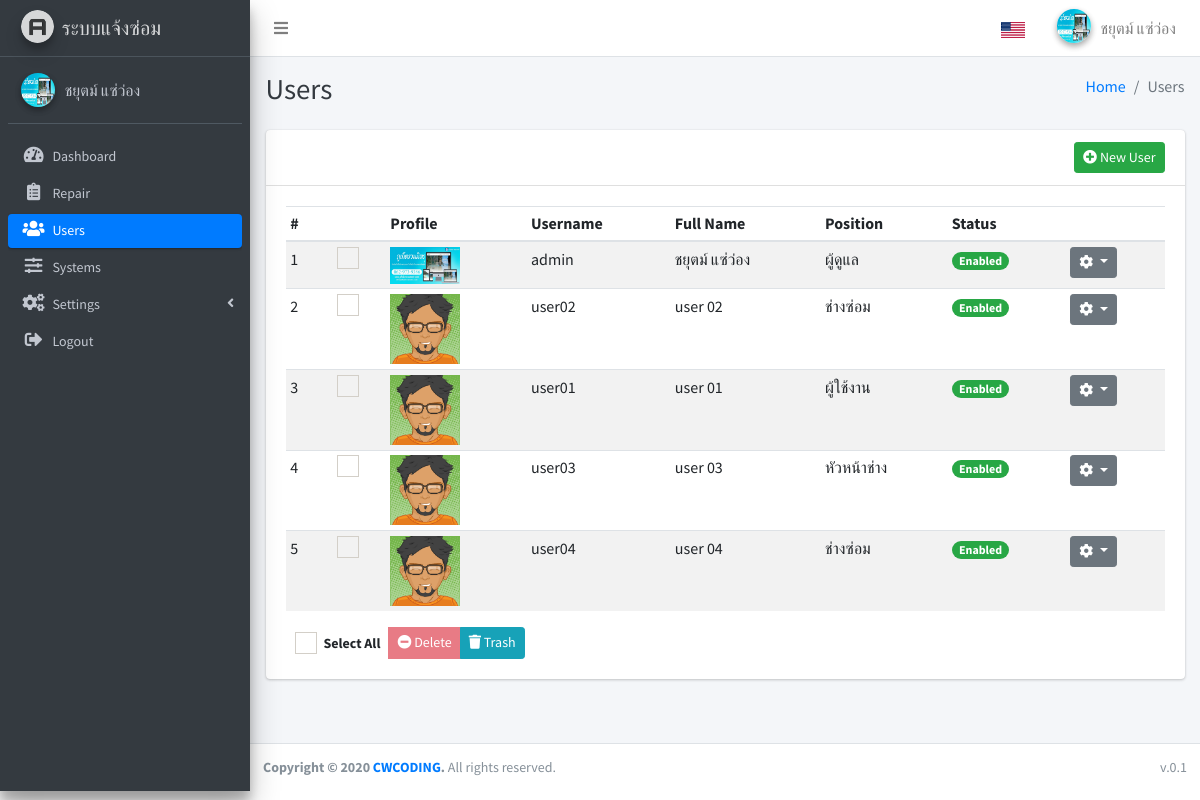
The app's page /index.php?page=users (signed in) with its own data.
### tables this page shows
CREATE TABLE `system` (
  `id` int(11) NOT NULL,
  `title` varchar(100) NOT NULL,
  `name` varchar(100) NOT NULL,
  `updated_at` timestamp NOT NULL DEFAULT current_timestamp() ON UPDATE current_timestamp(),
  `created_at` timestamp NOT NULL DEFAULT current_timestamp()
);

CREATE TABLE `ui_language` (
  `id` int(11) NOT NULL,
  `en` text NOT NULL,
  `th` text NOT NULL
);

CREATE TABLE `users` (
  `id` int(11) NOT NULL,
  `username` varchar(100) NOT NULL,
  `password` varchar(100) NOT NULL,
  `first_name` varchar(100) NOT NULL,
  `last_name` varchar(100) NOT NULL,
  `gender` enum('M','F') NOT NULL,
  `birthdate` date NOT NULL,
  `email` varchar(100) NOT NULL,
  `phone_number` varchar(20) NOT NULL,
  `profile` varchar(100) NOT NULL,
  `position` int(11) NOT NULL DEFAULT 2,
  `is_active` enum('Y','N') NOT NULL DEFAULT 'N',
  `is_delete` enum('Y','N') NOT NULL DEFAULT 'N',
  `updated_at` timestamp NOT NULL DEFAULT current_timestamp() ON UPDATE current_timestamp(),
  `created_at` timestamp NOT NULL DEFAULT current_timestamp()
);

### apps/users/index.php (the view, shortened to what this page needs)
<?php
  $fields = "*";
  $table = "users";
  $conditions = " WHERE `is_delete` = 'N' ";
  $users = fetch_all($fields, $table, $conditions);
  $position = fetch_all("`per_id`, `per_name`","position");
  $position_txt = array();
  foreach($position as $per){
    $position_txt[$per["per_id"]] = $per["per_name"];
  }
?>
<div class="content-wrapper">
  <div class="content-header">
    <div class="container-fluid">
      <div class="row mb-2">
        <div class="col-sm-6">
          <h1 class="m-0 text-dark"><?php lang("Users");?></h1>
        </div>
        <div class="col-sm-6">
          <ol class="breadcrumb float-sm-right">
            <li class="breadcrumb-item"><a href="./"><?php lang("Home");?></a></li>
            <li class="breadcrumb-item active"><?php lang("Users");?></li>
          </ol>
        </div>
      </div>
    </div>
  </div>
  <div class="content">
    <div class="container-fluid">
      <div class="row">
        <div class="col-lg-12">
          <div class="card">
            <div class="card-header">
              <a href="?page=users/add" class="btn btn-success btn-sm float-right"><i class="fas fa-plus-circle"></i>
              <?php lang("New User");?></a>
            </div>
            <div class="card-body">
              <form action="apps/users/do_users.php?action=delete_all" id="frm" method="POST">
                <div class="table-responsive">
                  <table class="table table-striped table-hover table-sm">
                    <thead>
                      <tr>
                        <th>#</th>
                        <?php if($_SESSION["POSITION"] == "1"){?>
                        <th class="text-center"></th>
                        <?php } ?>
                        <th><?php lang("Profile");?></th>
                        <th><?php lang("Username");?></th>
                        <th><?php lang("Full Name");?></th>
                        <th><?php lang("Position");?></th>
                        <th><?php lang("Status");?></th>
                        <th></th>
                      </tr>
                    </thead>
                    <tbody>
                      <?php
                $i = 1;
                  foreach($users as $user){
                    if($user["is_active"] == "Y"){
                      $status = lang("Enabled", false);
                      $bg = "success";
                    }else{
                      $status = lang("Disabled", false);
                      $bg = "danger";
                    }
                ?>
                      <tr>
                        <td><?php echo $i++;?></td>
                        <?php if($_SESSION["POSITION"] == "1"){?>
                        <td class="text-center">
                          <div class="icheck-primary d-inline">
                            <label for="checK_<?php echo $i;?>">
                            </label>
                          </div>
                        </td>
                        <?php } ?>
                        <td>
                          <?php if(!empty($user["profile"])){ ?>
                          <?php if(file_exists("uploads/users/".$user["profile"])){ ?>
                          <img src="uploads/users/<?php echo $user["profile"];?>" class="picture-show"
                            alt="Profile-img">
                          <?php }else{ ?>
                          <img src="dist/img/avatar04.png" class="picture-show" alt="User Image">
                          <?php } ?>
                          <?php }else{ ?>
                          <img src="dist/img/avatar04.png" class="picture-show" alt="User Image">
                          <?php } ?>
                        </td>
                        <td><?php echo $user["username"];?></td>
                        <td><?php echo $user["first_name"]." ".$user["last_name"];?></td>
                        <td><?php echo $position_txt[$user["position"]];?></td>
                        <td><span class="badge badge-<?php echo $bg;?> badge-pill"><?php echo $status;?></span></td>
                        <td>
                          <div class="dropdown">
                            <button class="btn btn-secondary btn-sm dropdown-toggle" type="button"
                              id="dropdownMenuButton" data-toggle="dropdown" aria-haspopup="true" aria-expanded="false">
                              <i class="fas fa-cog"></i>
                            </button>
                          </div>
                        </td>
                      </tr>
                      <?php } ?>
                    </tbody>
                  </table>
                </div>
                <div class="row">
                  <div class="col-md-12">
                    <div class="btn-group">
                      <button type="button" class="btn-sm btn">
                        <div class="icheck-primary d-inline">
                          <label for="checkall"> <?php lang("Select All");?>
                          </label>
                        </div>
                      </button>
                      <button type="button" class="btn-sm btn btn-danger btn-delete-all" disabled data-toggle="modal"
                        data-target="#modalDeleteAll"><i class="fas fa-minus-circle"></i> <?php lang("Delete");?>
                      </button>
                      <a href="?page=users/delete" class="btn-sm btn btn-info"><i class="fas fa-trash"></i>
                      <?php lang("Trash");?></a>
                    </div>
                  </div>
                </div>
            </div>
          </div>
        </div>
      </div>
    </div>
  </div>
</div>

### index.php (shortened to what this page needs)
<?php
require_once(realpath(dirname(__FILE__) ."/db_function/connection.php"));
require_once(realpath(dirname(__FILE__) ."/db_function/function.php"));
require_once("route.php");
if(empty($_GET["page"])){
  $page = "dashboard";
}else{
  $page = $_GET["page"];
}
$fields = "*";
$table = "system";
$req = array(
  "system_id" => 1
);
$value = " WHERE `id` = :system_id ";
$system = fetch_all($fields,$table,$value,$req);
if(!empty($system)){
  $system = $system[0];
}else{
  header("location:./");
  exit();
}
?>
<!DOCTYPE html>
<html lang="en">
<head>
  <link rel="stylesheet" href="https://code.ionicframework.com/ionicons/2.0.1/css/ionicons.min.css">
  <link rel="stylesheet" href="plugins/icheck-bootstrap/icheck-bootstrap.min.css">
  <link rel="stylesheet" href="plugins/fontawesome-free/css/all.min.css">
  <link rel="stylesheet" href="dist/css/adminlte.min.css">
   <link rel="stylesheet" href="plugins/sweetalert2-theme-bootstrap-4/bootstrap-4.min.css">
  <link rel="stylesheet" href="plugins/toastr/toastr.min.css">
  <link rel="stylesheet" href="plugins/datatables-bs4/css/dataTables.bootstrap4.css">
  <link rel="stylesheet" href="plugins/summernote/summernote-bs4.css">
  <link rel="stylesheet" href="plugins/select2/css/select2.min.css">
  <link rel="stylesheet" href="plugins/select2-bootstrap4-theme/select2-bootstrap4.min.css">
</head>
<body class="hold-transition sidebar-mini">
  <div class="wrapper">
    <?php include("include/navbar.php");?>
   <?php include("include/sidebar.php");?>
    <?php include($app_route[$page]);?>
    <?php include("include/footer.php");?>
  </div>
</body>
</html>

### include/navbar.php (shortened to what this page needs)
<nav class="main-header navbar navbar-expand navbar-white navbar-light">
  <ul class="navbar-nav">
    <li class="nav-item">
      <a class="nav-link" data-widget="pushmenu" href="#"><i class="fas fa-bars"></i></a>
    </li>
  </ul>
  <ul class="navbar-nav ml-auto">
    <li class="nav-item dropdown">
        <a class="nav-link" data-toggle="dropdown" href="#" aria-expanded="true">
        <?php
          if(isset($_SESSION["LANGUAGE"]) && $_SESSION["LANGUAGE"] == "th"){
        ?>
          <img src="assets/img/th.png" class="img-fluid" style="width:24px" alt="">
        <?php }elseif(isset($_SESSION["LANGUAGE"]) && $_SESSION["LANGUAGE"] == "en"  || !isset($_SESSION["LANGUAGE"])){ ?>
          <img src="assets/img/en.png" class="img-fluid" style="width:24px" alt="">
        <?php } ?>
        </a>
            <span class=" text-muted text-sm"> <?php lang("Thailand");?></span>
      </li>
    <li class="nav-item dropdown user-menu">
      <a class="nav-link" data-toggle="dropdown" href="#">
      <?php if(!empty($_SESSION["PROFILE"])){ ?>
        <?php if(file_exists("uploads/users/".$_SESSION["PROFILE"])){ ?>
          <img src="uploads/users/<?php echo $_SESSION["PROFILE"];?>" class="user-image img-circle elevation-2" alt="Profile-img">
        <?php }else{ ?>
          <img src="dist/img/avatar04.png" class="user-image img-circle elevation-2" alt="Profile-img">
        <?php } ?>
      <?php }else{ ?>
          <img src="dist/img/avatar04.png" class="user-image img-circle elevation-2" alt="Profile-img">
      <?php } ?>
      <span class="d-none d-md-inline"><?php echo $_SESSION["FIRST_NAME"] ." ". $_SESSION["LAST_NAME"];?></span>
      </a>
    </li>
  </ul>
</nav>

### include/sidebar.php (shortened to what this page needs)
<?php
$arr_users = array("users","users/add","users/edit", "users/delete");
$arr_repair = array("repair","repair/add","repair/edit");
$arr_dashboard = array("dashboard");
$arr_system = array("system");
$arr_settings = array("category","category/delete","type","type/delete","brand","brand/delete","inventory", "inventory/add","inventory/edit","inventory/delete","status","status/delete","problem", "problem/delete", "language");
?>
<aside class="main-sidebar sidebar-dark-primary elevation-4">
  <a href="./" class="brand-link">
    <img src="dist/img/AdminLTELogo.png" alt="AdminLTE Logo" class="brand-image img-circle elevation-3"
      style="opacity: .8">
    <span class="brand-text font-weight-light"><?php echo $system["name"];?></span>
  </a>
  <div class="sidebar os-host os-theme-light os-host-overflow os-host-overflow-y os-host-resize-disabled os-host-scrollbar-horizontal-hidden os-host-transition">
    <div class="user-panel mt-3 pb-3 mb-3 d-flex">
      <div class="image">
        <?php if(!empty($_SESSION["PROFILE"])){ ?>
        <?php if(file_exists("uploads/users/".$_SESSION["PROFILE"])){ ?>
        <img src="uploads/users/<?php echo $_SESSION["PROFILE"];?>" class="img-circle elevation-2" alt="Profile-img"
          style="max-width:34px; max-height:34px; min-width:34px; min-height:34px;">
        <?php }else{ ?>
        <img src="dist/img/avatar04.png" class="img-circle elevation-2" alt="User Image">
        <?php } ?>
        <?php }else{ ?>
        <img src="dist/img/avatar04.png" class="img-circle elevation-2" alt="User Image">
        <?php } ?>
      </div>
      <div class="info">
        <a href="?page=profile" class="d-block"><?php echo $_SESSION["FIRST_NAME"] ." ". $_SESSION["LAST_NAME"];?></a>
      </div>
    </div>
    <nav class="mt-2">
      <ul class="nav nav-pills nav-sidebar flex-column nav-compact nav-child-indent text-sm" data-widget="treeview" role="menu" data-accordion="false">
        <li class="nav-item">
          <a href="?page=dashboard" class="nav-link <?php if(in_array($page, $arr_dashboard)){echo "active"; }?>">
            <i class="nav-icon fas fa-tachometer-alt"></i>
            <p>
              <?php lang("Dashboard");?>
            </p>
          </a>
        </li>
        <?php if($_SESSION["POSITION"] != "2"){?>
        <li class="nav-item">
          <a href="?page=repair" class="nav-link <?php if(in_array($page, $arr_repair)){echo "active"; }?>">
            <i class="nav-icon fas fa-clipboard-list"></i>
            <p>
            <?php lang("Repair");?>
            </p>
          </a>
        </li>
        <?php } ?>
        <?php if($_SESSION["POSITION"] == "1"){?>
        <li class="nav-item">
          <a href="?page=users" class="nav-link <?php if(in_array($page, $arr_users)){echo "active"; }?>">
            <i class="nav-icon fas fa-users"></i>
            <p>
            <?php lang("Users");?>
            </p>
          </a>
        </li>
        <?php } ?>
        <?php if($_SESSION["POSITION"] == "1"){?>
        <li class="nav-item">
          <a href="?page=system" class="nav-link <?php if(in_array($page, $arr_system)){echo "active"; }?>">
            <i class="nav-icon fas fa-sliders-h"></i>
            <p>
            <?php lang("Systems");?>
            </p>
          </a>
        </li>
        <?php } ?>
        <?php if($_SESSION["POSITION"] == "1"){?>
        <li class="nav-item has-treeview <?php if(in_array($page, $arr_settings)){echo "menu-open"; }?>">
          <a href="#" class="nav-link <?php if(in_array($page, $arr_settings)){echo "active"; }?>">
            <i class="nav-icon fas fa-cogs"></i>
            <p>
              <?php lang("Settings");?>
              <i class="right fas fa-angle-left"></i>
            </p>
          </a>
        </li>
        <?php } ?>
        <li class="nav-item">
          <a href="javascript:void(0);" class="nav-link" data-toggle="modal" data-target="#logoutModal">
            <i class="nav-icon fas fa-sign-out-alt"></i>
            <p>
            <?php lang("Logout");?>
            </p>
          </a>
        </li>
      </ul>
    </nav>
  </div>
</aside>

### db_function/function.php (shortened to what this page needs)
<?php
function lang($text, $echo = true){
    global $conn;
    $lang = isset($_SESSION["LANGUAGE"]) ? $_SESSION["LANGUAGE"] : "en" ;
    $stmt =  $conn->prepare(" DESCRIBE ui_language   ");
    $stmt->bindParam(":lang",$lang);
    $stmt->execute();
    $data = $stmt->fetchAll(PDO::FETCH_ASSOC);
    $conditions = false;
    if($data === FALSE){
        if($echo){
            echo $text;
        }else{
            return $text;
        }
    }else{
        foreach($data as $row){
            if($row["Field"] == $lang){
                $conditions = true;
            }
        }
        if($conditions){
            $stmt =  $conn->prepare("SELECT * FROM ui_language WHERE en = :txt OR th = :txt ");
            $stmt->bindParam(":txt",$text, PDO::PARAM_STR);
            $stmt->execute();
            $data = $stmt->fetch(PDO::FETCH_ASSOC);
            if($data === FALSE){
                $sql = "INSERT INTO `ui_language` SET ";
                $sql .= " en = :txt ";
                $stmt = $conn->prepare($sql);
                $stmt->bindParam(":txt",$text);
                $result = $stmt->execute();
                if($echo){
                    echo $text;
                }else{
                    return $text;
                }
            }else{
                $txt_lang = !empty($data[$lang]) ? $data[$lang] : $data["en"];
                if($echo){
                    echo $txt_lang;
                }else{
                    return $txt_lang;
                }
            }
        }
    }
}
function fetch_all($fields, $table, $conditions = NULL , $req = NULL){
    global $conn;
    try{
        $stmt = $conn->prepare("SELECT $fields FROM `$table` $conditions ");
        if(!empty($req)){
            foreach($req as $key => $v){
                $stmt->bindParam(":".$key,$v);
            }
        }
        $result = $stmt->execute();
        $data = array();
        while($row = $stmt->fetch(PDO::FETCH_ASSOC)){
          $data[] = $row;
        }
    }catch(PDOException $e){
        echo "Error: " . $e->getMessage();
        die();
    }
    return $data;
}
?>

### include/footer.php
<footer class="main-footer text-sm">
  <div class="float-right d-none d-sm-inline">
    v.0.1
  </div>
  <strong>Copyright &copy; 2020 <a href="https://www.facebook.com/CWCODING/">CWCODING</a>.</strong> All rights reserved.
</footer>

### index.php (style rules this page uses)
.picture-show { width: 70px; height: auto; }

### records on screen
system: name "ระบบแจ้งซ่อม"
ui_language: en "Dashboard"
ui_language: en "Repair"
ui_language: en "Users Users Users"
ui_language: en "Systems"
ui_language: en "Settings"
ui_language: en "Logout"
ui_language: en "Home"
ui_language: en "New User"
ui_language: en "Profile"
ui_language: en "Username"
ui_language: en "Full Name"
ui_language: en "Position"
ui_language: en "Status"
users: profile (picture), username "admin", first_name "ชยุตม์", last_name "แซ่ว่อง", position "ผู้ดูแล", ui_language.en "Enabled"
users: username "user02", first_name "user", last_name "02", position "ช่างซ่อม", ui_language.en "Enabled"
users: username "user01", first_name "user", last_name "01", position "ผู้ใช้งาน", ui_language.en "Enabled"
users: username "user03", first_name "user", last_name "03", position "หัวหน้าช่าง", ui_language.en "Enabled"
users: username "user04", first_name "user", last_name "04", position "ช่างซ่อม", ui_language.en "Enabled"
ui_language: en "Select All"
ui_language: en "Delete"
ui_language: en "Trash"

### other values on screen
$_SESSION["FIRST_NAME"] "ชยุตม์"
$_SESSION["LAST_NAME"] "แซ่ว่อง"
